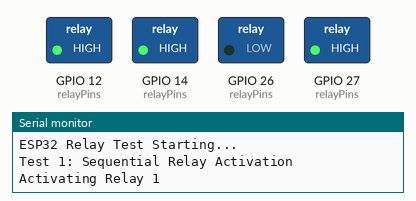
The sketch below on a simulated ESP32. On the bench: switched loads named in the sketch (green lamp = pin HIGH), the last lines printed to the serial monitor.

Above: at 1.1 s.
At 5.6 s:
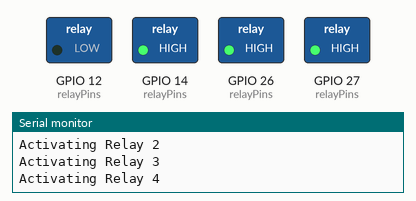
At 9.1 s:
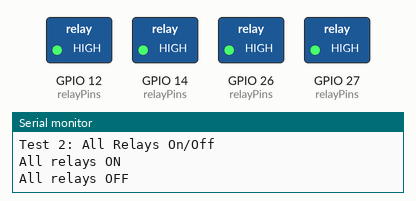
At 16.1 s:
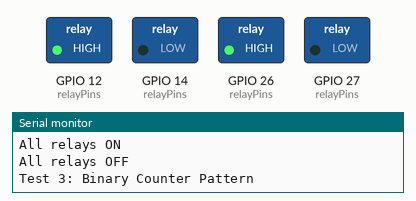
At 23.1 s:
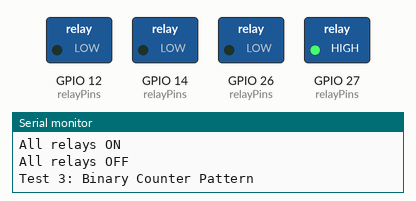
At 37.1 s:
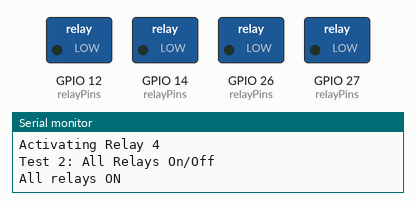
Timing chart, 0 to 40.0 s (numbered marks = the images above):
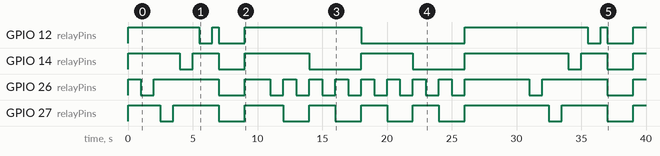

The sketch:

Check_4_Ch_Relay_Module_with_ESP32.ino
```cpp
// ESP32 4-Channel Relay Module Test
// Pins for relay control
const int RELAY_1 = 26;  // Connect relay IN1 to GPIO26
const int RELAY_2 = 27;  // Connect relay IN2 to GPIO27
const int RELAY_3 = 14;  // Connect relay IN3 to GPIO14
const int RELAY_4 = 12;  // Connect relay IN4 to GPIO12

// Array to store relay pins for easier iteration
const int relayPins[] = {RELAY_1, RELAY_2, RELAY_3, RELAY_4};
const int NUM_RELAYS = 4;

void setup() {
  Serial.begin(115200);
  Serial.println("ESP32 Relay Test Starting...");

  // Initialize all relay pins as outputs
  for(int i = 0; i < NUM_RELAYS; i++) {
    pinMode(relayPins[i], OUTPUT);
    digitalWrite(relayPins[i], HIGH);  // Start with relays OFF (HIGH for active LOW relay modules)
  }

  delay(1000);  // Initial delay for stability
}

void loop() {
  // Test 1: Sequential relay activation
  Serial.println("\nTest 1: Sequential Relay Activation");
  sequentialTest();

  // Test 2: All relays on/off
  Serial.println("\nTest 2: All Relays On/Off");
  allRelayTest();

  // Test 3: Binary counter pattern
  Serial.println("\nTest 3: Binary Counter Pattern");
  binaryCounterTest();

  delay(5000);  // Wait before starting next test cycle
}

// Function to test relays one at a time
void sequentialTest() {
  for(int i = 0; i < NUM_RELAYS; i++) {
    Serial.print("Activating Relay ");
    Serial.println(i + 1);

    digitalWrite(relayPins[i], LOW);   // Turn ON
    delay(1000);
    digitalWrite(relayPins[i], HIGH);  // Turn OFF
    delay(500);
  }
}

// Function to test all relays simultaneously
void allRelayTest() {
  Serial.println("All relays ON");
  for(int i = 0; i < NUM_RELAYS; i++) {
    digitalWrite(relayPins[i], LOW);
  }
  delay(2000);

  Serial.println("All relays OFF");
  for(int i = 0; i < NUM_RELAYS; i++) {
    digitalWrite(relayPins[i], HIGH);
  }
  delay(1000);
}

// Function to create binary counting pattern with relays
void binaryCounterTest() {
  for(int counter = 0; counter < 16; counter++) {
    for(int relay = 0; relay < NUM_RELAYS; relay++) {
      bool relayState = bitRead(counter, relay);
      digitalWrite(relayPins[relay], !relayState);  // Inverse logic for active LOW
    }
    delay(1000);
  }

  // Turn all relays off after test
  for(int i = 0; i < NUM_RELAYS; i++) {
    digitalWrite(relayPins[i], HIGH);
  }
}
```

Measured:
- by itself, GPIO 12 (relayPins): HIGH → LOW at 5.5 s, → HIGH 1.0 s later, → LOW 0.50 s later, → HIGH 2.0 s later, … (10 changes in this stretch)
- by itself, GPIO 14 (relayPins): HIGH → LOW at 4.0 s, → HIGH 1.0 s later, → LOW 2.0 s later, → HIGH 2.0 s later, … (12 changes in this stretch)
- by itself, GPIO 26 (relayPins): HIGH → LOW at 1.0 s, → HIGH 1.0 s later, → LOW 5.0 s later, → HIGH 2.0 s later, … (24 changes in this stretch)
- by itself, GPIO 27 (relayPins): HIGH → LOW at 2.5 s, → HIGH 1.0 s later, → LOW 3.5 s later, → HIGH 2.0 s later, … (16 changes in this stretch)
